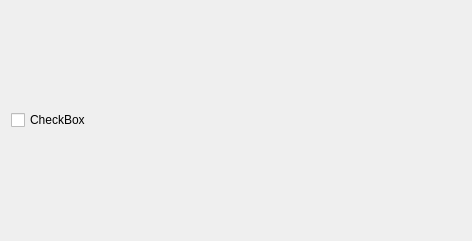
<?xml version="1.0" encoding="UTF-8"?>
<ui version="4.0">
 <class>ZynCheckBox</class>
 <widget class="QWidget" name="ZynCheckBox">
  <property name="geometry">
   <rect>
    <x>0</x>
    <y>0</y>
    <width>472</width>
    <height>241</height>
   </rect>
  </property>
  <property name="windowTitle">
   <string>Form</string>
  </property>
  <layout class="QVBoxLayout" name="verticalLayout">
   <item>
    <widget class="QCheckBox" name="checkBox">
     <property name="text">
      <string>CheckBox</string>
     </property>
    </widget>
   </item>
  </layout>
 </widget>
 <resources/>
 <connections/>
</ui>
